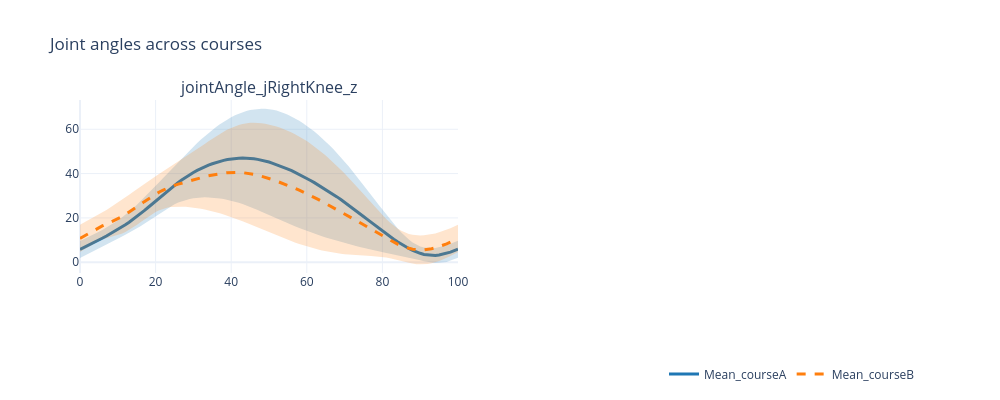

Notebook code cell kept with this figure:
### Code cell
# step 7: plot mean and standard deviation across all files
from biomechzoo.ensembler.ensembler import Ensembler
from biomechzoo.ensembler.plot_spec import PlotSpec
from biomechzoo.ensembler.renderers import MeanSDRenderer
from biomechzoo.ensembler.helpers import ConditionSpec, ConditionSource
from biomechzoo.ensembler.renderers import IndividualLinesRenderer, EventOverlayRenderer, CompositeRenderer
subj_list = ['id14', 'id16']

channel = ['jointAngle_jRightKnee_z']

spec = ConditionSpec(
    source=ConditionSource.BETWEEN,
    conditions=['courseA', 'courseB', 'courseC'],
)

lines_and_events = CompositeRenderer(IndividualLinesRenderer(), EventOverlayRenderer())     # within stuff

fig = (
    Ensembler(in_folder=bmech.in_folder,  channels=channel, n_rows=1,  n_cols=2, subj_list=subj_list, condition_spec=spec)
    .add_subplot(PlotSpec(channel=channel[0], condition = 'courseA', companions = ['courseB', 'courseC'], row=1, col=1, renderer=MeanSDRenderer()))
    .build(title='Joint angles across courses')
)
fig.show()
